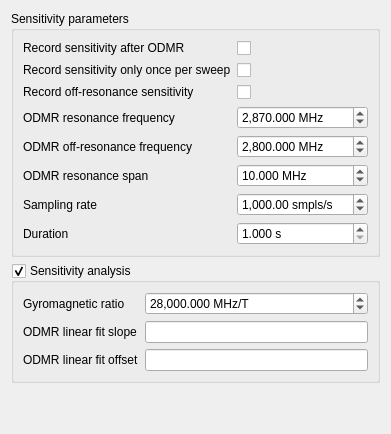
         <widget class="QWidget" name="SensitivityParamsTab">
          <attribute name="title">
           <string>Sensitivity</string>
          </attribute>
          <layout class="QVBoxLayout" name="verticalLayout_7">
           <item>
            <widget class="QGroupBox" name="GBSensitivity">
             <property name="title">
              <string>Sensitivity parameters</string>
             </property>
             <layout class="QVBoxLayout" name="verticalLayout_9">
              <item>
               <layout class="QFormLayout" name="formLayout_4">
                <item row="0" column="0">
                 <widget class="QLabel" name="LSensitivityEnable">
                  <property name="text">
                   <string>Record sensitivity after ODMR</string>
                  </property>
                 </widget>
                </item>
                <item row="0" column="1">
                 <widget class="QCheckBox" name="CBSensitivityEnable">
                  <property name="minimumSize">
                   <size>
                    <width>0</width>
                    <height>16</height>
                   </size>
                  </property>
                 </widget>
                </item>
                <item row="2" column="0">
                 <widget class="QLabel" name="LSensitivityOffResEnable">
                  <property name="text">
                   <string>Record off-resonance sensitivity</string>
                  </property>
                 </widget>
                </item>
                <item row="2" column="1">
                 <widget class="QCheckBox" name="CBSensitivityOffResEnable">
                  <property name="minimumSize">
                   <size>
                    <width>0</width>
                    <height>16</height>
                   </size>
                  </property>
                 </widget>
                </item>
                <item row="3" column="0">
                 <widget class="QLabel" name="LSensitivityFreq">
                  <property name="text">
                   <string>ODMR resonance frequency</string>
                  </property>
                 </widget>
                </item>
                <item row="3" column="1">
                 <widget class="QDoubleSpinBox" name="SBSensitivityFreq">
                  <property name="keyboardTracking">
                   <bool>false</bool>
                  </property>
                  <property name="showGroupSeparator" stdset="0">
                   <bool>true</bool>
                  </property>
                  <property name="suffix">
                   <string> MHz</string>
                  </property>
                  <property name="decimals">
                   <number>3</number>
                  </property>
                  <property name="minimum">
                   <double>1.000000000000000</double>
                  </property>
                  <property name="maximum">
                   <double>10000.000000000000000</double>
                  </property>
                  <property name="value">
                   <double>2870.000000000000000</double>
                  </property>
                 </widget>
                </item>
                <item row="4" column="0">
                 <widget class="QLabel" name="LSensitivityOffResFreq">
                  <property name="text">
                   <string>ODMR off-resonance frequency</string>
                  </property>
                 </widget>
                </item>
                <item row="4" column="1">
                 <widget class="QDoubleSpinBox" name="SBSensitivityOffResFreq">
                  <property name="keyboardTracking">
                   <bool>false</bool>
                  </property>
                  <property name="showGroupSeparator" stdset="0">
                   <bool>true</bool>
                  </property>
                  <property name="suffix">
                   <string> MHz</string>
                  </property>
                  <property name="decimals">
                   <number>3</number>
                  </property>
                  <property name="minimum">
                   <double>1.000000000000000</double>
                  </property>
                  <property name="maximum">
                   <double>10000.000000000000000</double>
                  </property>
                  <property name="value">
                   <double>2800.000000000000000</double>
                  </property>
                 </widget>
                </item>
                <item row="5" column="0">
                 <widget class="QLabel" name="LSensitivitySpan">
                  <property name="text">
                   <string>ODMR resonance span</string>
                  </property>
                 </widget>
                </item>
                <item row="5" column="1">
                 <widget class="QDoubleSpinBox" name="SBSensitivitySpan">
                  <property name="keyboardTracking">
                   <bool>false</bool>
                  </property>
                  <property name="showGroupSeparator" stdset="0">
                   <bool>true</bool>
                  </property>
                  <property name="suffix">
                   <string> MHz</string>
                  </property>
                  <property name="decimals">
                   <number>3</number>
                  </property>
                  <property name="minimum">
                   <double>0.001000000000000</double>
                  </property>
                  <property name="maximum">
                   <double>10000.000000000000000</double>
                  </property>
                  <property name="value">
                   <double>10.000000000000000</double>
                  </property>
                 </widget>
                </item>
                <item row="6" column="0">
                 <widget class="QLabel" name="LSensitivitySamplingRate">
                  <property name="text">
                   <string>Sampling rate</string>
                  </property>
                 </widget>
                </item>
                <item row="6" column="1">
                 <widget class="QDoubleSpinBox" name="SBSensitivitySamplingRate">
                  <property name="keyboardTracking">
                   <bool>false</bool>
                  </property>
                  <property name="showGroupSeparator" stdset="0">
                   <bool>true</bool>
                  </property>
                  <property name="suffix">
                   <string> smpls/s</string>
                  </property>
                  <property name="minimum">
                   <double>1.000000000000000</double>
                  </property>
                  <property name="maximum">
                   <double>1000000000.000000000000000</double>
                  </property>
                  <property name="stepType">
                   <enum>QAbstractSpinBox::AdaptiveDecimalStepType</enum>
                  </property>
                  <property name="value">
                   <double>1000.000000000000000</double>
                  </property>
                 </widget>
                </item>
                <item row="7" column="0">
                 <widget class="QLabel" name="LSensitivityDuration">
                  <property name="text">
                   <string>Duration</string>
                  </property>
                 </widget>
                </item>
                <item row="7" column="1">
                 <widget class="QDoubleSpinBox" name="SBSensitivityDuration">
                  <property name="keyboardTracking">
                   <bool>false</bool>
                  </property>
                  <property name="showGroupSeparator" stdset="0">
                   <bool>true</bool>
                  </property>
                  <property name="suffix">
                   <string> s</string>
                  </property>
                  <property name="decimals">
                   <number>3</number>
                  </property>
                  <property name="minimum">
                   <double>1.000000000000000</double>
                  </property>
                  <property name="maximum">
                   <double>1000000.000000000000000</double>
                  </property>
                 </widget>
                </item>
                <item row="1" column="1">
                 <widget class="QCheckBox" name="CBSensitivityOncePerSweep">
                  <property name="minimumSize">
                   <size>
                    <width>0</width>
                    <height>16</height>
                   </size>
                  </property>
                  <property name="text">
                   <string/>
                  </property>
                 </widget>
                </item>
                <item row="1" column="0">
                 <widget class="QLabel" name="LSensitivityOncePerSweep">
                  <property name="text">
                   <string>Record sensitivity only once per sweep</string>
                  </property>
                 </widget>
                </item>
               </layout>
              </item>
             </layout>
            </widget>
           </item>
           <item>
            <widget class="QGroupBox" name="GBSensitivityAnalysis">
             <property name="title">
              <string>Sensitivity analysis</string>
             </property>
             <property name="checkable">
              <bool>true</bool>
             </property>
             <layout class="QFormLayout" name="formLayout_7">
              <item row="0" column="0">
               <widget class="QLabel" name="LGyromagneticRatio">
                <property name="text">
                 <string>Gyromagnetic ratio</string>
                </property>
               </widget>
              </item>
              <item row="0" column="1">
               <widget class="QDoubleSpinBox" name="SBGyromagneticRatio">
                <property name="keyboardTracking">
                 <bool>false</bool>
                </property>
                <property name="showGroupSeparator" stdset="0">
                 <bool>true</bool>
                </property>
                <property name="suffix">
                 <string> MHz/T</string>
                </property>
                <property name="decimals">
                 <number>3</number>
                </property>
                <property name="minimum">
                 <double>1.000000000000000</double>
                </property>
                <property name="maximum">
                 <double>1000000.000000000000000</double>
                </property>
                <property name="value">
                 <double>28000.000000000000000</double>
                </property>
               </widget>
              </item>
              <item row="1" column="1">
               <widget class="QLineEdit" name="LEODMRFitSlope">
                <property name="readOnly">
                 <bool>true</bool>
                </property>
               </widget>
              </item>
              <item row="1" column="0">
               <widget class="QLabel" name="LODMRFitSlope">
                <property name="text">
                 <string>ODMR linear fit slope</string>
                </property>
               </widget>
              </item>
              <item row="2" column="1">
               <widget class="QLineEdit" name="LEODMRFitOffset">
                <property name="readOnly">
                 <bool>true</bool>
                </property>
               </widget>
              </item>
              <item row="2" column="0">
               <widget class="QLabel" name="LODMRFitOffset">
                <property name="text">
                 <string>ODMR linear fit offset</string>
                </property>
               </widget>
              </item>
             </layout>
            </widget>
           </item>
           <item>
            <spacer name="verticalSpacer_2">
             <property name="orientation">
              <enum>Qt::Vertical</enum>
             </property>
             <property name="sizeHint" stdset="0">
              <size>
               <width>20</width>
               <height>40</height>
              </size>
             </property>
            </spacer>
           </item>
          </layout>
         </widget>
